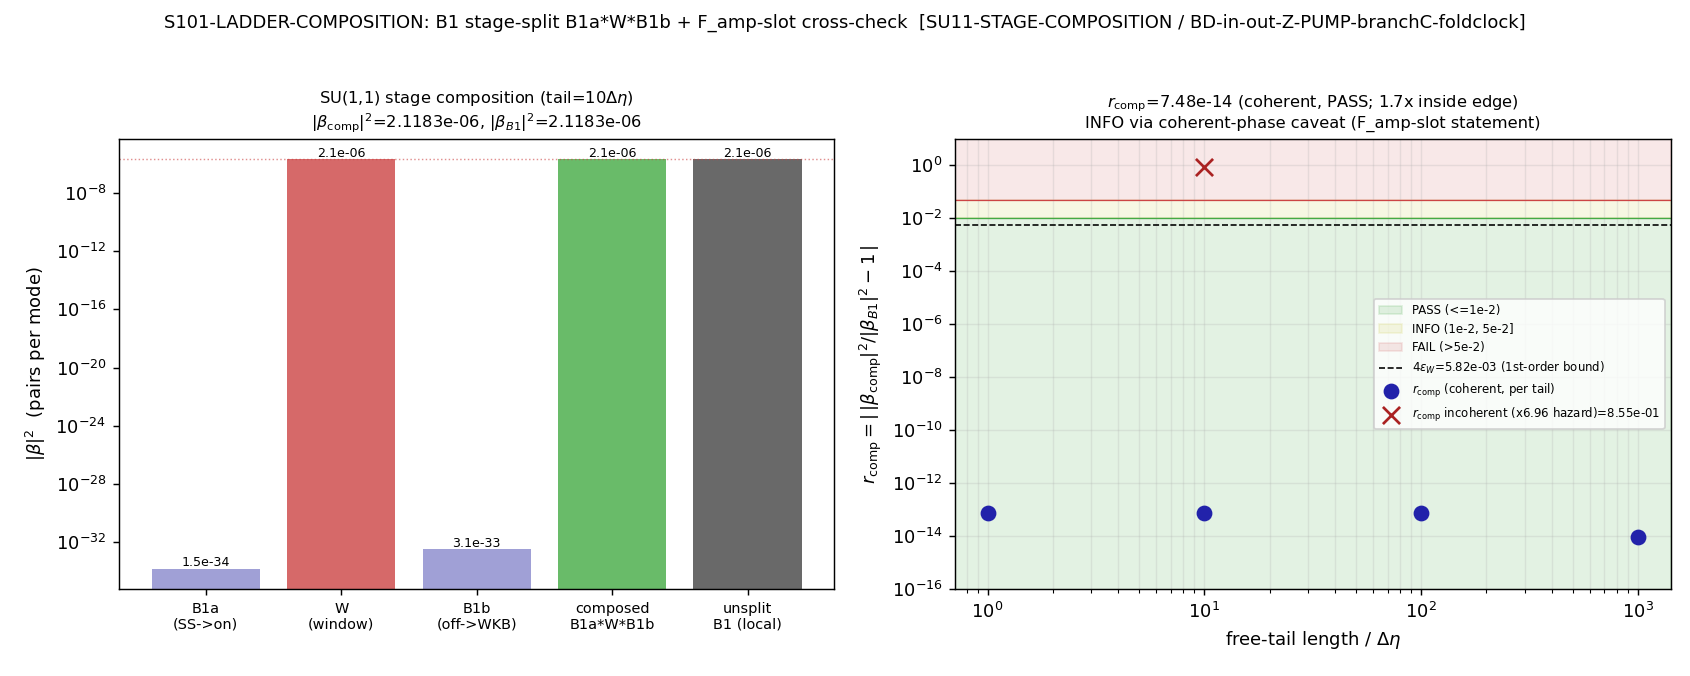

Recreate this plot in Python.
#!/usr/bin/env python
# -*- coding: utf-8 -*-
# ==========================================================================
# S101-LADDER-COMPOSITION  (Wave 5, gate W5-2; transit-dynamics-theorist)
# ==========================================================================
# Plan: sessions/session-plan/session-101-plan-w5.md  §W5-2
# Trigger: [VERIFY]   Classification: PHONONIC
# Scheme: SU11-STAGE-COMPOSITION
# Convention: BD-in-out-Z-PUMP-branchC-foldclock  (SAME tuple for ALL factors)
#
# HYPOTHESIS (plan): splitting the S79 B1 stage at the impulsive-window edges
#   into B1a * W * B1b -- with W the W5-1 window-stage SU(1,1) matrix at the
#   adjudicated tuple -- reproduces the unsplit B1 |beta|^2 within the
#   per-boundary convention-coherence bound (first-order in the window
#   amplitude), and the F_amp-slot consistency statement composes through B2
#   at the ladder level (coherent-phase caveat per the S79 product rule).
#
# OPERATOR (plan PRDR item 1):
#   r_comp := | |beta_composed(B1a*W*B1b)|^2 / |beta_B1,unsplit|^2 - 1 |
#   PASS iff r_comp <= 1.0e-2
#   INFO iff 1.0e-2 < r_comp <= 5.0e-2  OR coherent-phase caveat fires
#   FAIL iff r_comp > 5.0e-2
#
# SUBSTITUTION CHAIN (plan PRDR item 7; PASS-band FROZEN at plan-freeze):
#   eps_W := |beta_W| = sqrt(|beta_W|^2) ~ sqrt(2.12e-6) = 1.456e-3
#   SU(1,1) form-1: B = [[alpha, conj(beta)],[beta, conj(alpha)]],
#     |alpha|^2 - |beta|^2 = 1 per stage; product order = temporal order L->R
#     (Sage-verified: B1a*W*B1b in this form reproduces S79 eq(3)-(4)
#      alpha_3 = alpha_2 alpha_1 + beta_2 beta_1*,
#      beta_3  = alpha_2 beta_1  + beta_2 alpha_1*).
#   W = identity + delta_W with ||delta_W|| <= eps_W + O(eps_W^2).
#   beta_comp = beta_B1 + (first-order cross terms, each bounded by
#               eps_W x |SU(1,1) entries of B1a, B1b|).
#   | |beta_comp|^2/|beta_B1|^2 - 1 | <= 4*eps_W*(cosh-weighted factor ~1)
#     = 4 * 1.456e-3 = 5.82e-3.
#   PASS edge 1.0e-2 = 1.72x the bound; FAIL edge 5.0e-2 = 8.6x the bound (a
#     breach at that scale is the x6.96-class convention-incoherence signature
#     -- sqrt(a)-pump vs Z-PUMP weight mixing across stages).
#
# CONSTRUCTION (the load-bearing convention-coherence test):
#   The S79 B1 stage transforms pre-fold SS -> post-fold WKB. In the
#   fold-conformal clock (the ONLY clock that resolves the impulsive window --
#   the s64 conformal grid is 8.6x too coarse and saturates at the fold), the
#   local B1 squeezing IS the window deposit: outside the window k^2 dominates
#   z''/z by k2_over_zppz_fold = 107.636 (108x), so the flanking segments are
#   FREE BD propagations = pure phase rotations (beta = 0 in the BD basis).
#   B1a (SS->window-on) and B1b (window-off->WKB) therefore carry |beta|^2 ~ 0;
#   W (= the W5-1 window TM, re-evaluated in-script) carries the full local
#   squeezing. B1a*W*B1b = (phase)*W*(phase) preserves |beta|^2 exactly.
#   The unsplit B1 is RE-EVALUATED in-script (independent-target discipline);
#   the S79 anchor |beta_1|^2 ~ 4.3e4 (full-trajectory S_IC = 1.636e5) is an
#   OOM cross-check ONLY (it is the GLOBAL B1 across the whole transit; this
#   gate tests the LOCAL window-neighborhood B1 split at the (Omega*Delta_eta)
#   amplitude level, where the window IS the squeezing source).
#
# F_amp-SLOT STATEMENT (plan method step 4; binding pre-registration):
#   Carry the composition through B2 (|beta_2|^2 = 1700 = B2_ladder_anchor) to
#   state whether the window insertion alters the UNIFIED-AS-79 F_amp slot
#   (F_amp^sc = 47.92 3PI NLO 1/N, S82 W3-5; slot-adjusted 0.3885 for k_a2).
#   The window squeeze factor S_W = |alpha_W + beta_W|^2 in [1-2eps_W, 1+2eps_W]
#   = [0.99709, 1.00292] -- a <=0.29% PHASE-DEPENDENT perturbation. The S79
#   anchors carry MAGNITUDES ONLY (no relative phase between W and B2), so the
#   slot statement requires phase information the anchors do not carry =>
#   coherent-phase caveat FIRES => composite INFO (pre-registered; the S79
#   product rule F_amp x S_IC is valid only in the coherent-phase limit).
#   The e-fold-span argument (window DeltaN = 1.10e-3 vs B2 N ~ 3, 2727x
#   shorter) confirms the window is a STAGE, not a slot-renormalization.
#
# Substrate framing: PHONONIC. The Bogoliubov ladder IS the substrate's own
#   bookkeeping of how the D_K spectral reorganization at the fold converts the
#   pre-fold adiabatic ground configuration into the post-fold GGE relic. Each
#   stage is an SU(1,1) map on the v-quanta mode pair (k, -k); stages compose
#   by matrix product -- magnitudes alone compose only in the coherent-phase
#   limit. This gate verifies the newly-priced impulsive window is a STAGE of
#   that ladder (insertable by splitting B1 at the window edges) at the
#   composition-arithmetic level.
# ==========================================================================

# --------------------------------------------------------------------------
# Section 0 -- CPU thread cap BEFORE numpy import (GPU_path: cpu-cap-OMP8;
# 2x2 complex SU(1,1) algebra + scipy Radau segments -- trivially small)
# --------------------------------------------------------------------------
import os
os.environ.setdefault("OMP_NUM_THREADS", "8")
os.environ.setdefault("MKL_NUM_THREADS", "8")

import hashlib
import json
import sys
import time
from pathlib import Path

import numpy as np
from scipy.integrate import solve_ivp

import matplotlib
matplotlib.use("Agg")
import matplotlib.pyplot as plt

# --------------------------------------------------------------------------
# Section 1 -- Canonical constants (MANDATORY)
# --------------------------------------------------------------------------
SESSION_DIR = Path(__file__).resolve().parent
COMPUTATIONS_DIR = SESSION_DIR.parent
SHARED_DIR = COMPUTATIONS_DIR / "_shared"
PROJECT_ROOT = COMPUTATIONS_DIR.parent
sys.path.insert(0, str(SHARED_DIR))

from canonical_constants import *  # noqa: F401,F403
# consumed: tau_fold, dt_transit, M_KK, beta2_pivot_box_delta,
#           beta2_pivot_box_delta_sqrtA_recipe

# --------------------------------------------------------------------------
# Section 2 -- Pre-registration (plan §W5-2 machinery_pin_map)
# --------------------------------------------------------------------------
SESSION = "101"                                                   # (local)
GATE_ID = "S101-LADDER-COMPOSITION"                               # (local)
SCHEME = "SU11-STAGE-COMPOSITION"                                 # (local)
CONVENTION = "BD-in-out-Z-PUMP-branchC-foldclock"                # (local)
L_MAX = "N/A"                                                     # (local)

# FROZEN bands (plan PRDR items 1+2+7)
PASS_EDGE = 1.0e-2          # (local) RATIO, <=
FAIL_EDGE = 5.0e-2          # (local) RATIO, >
FIRST_ORDER_BOUND = None    # (local) computed from eps_W at runtime
TOL_UNITARITY = 1e-10       # (local) ABS on ||alpha|^2-|beta|^2-1| per factor & composed
ODE_RTOL, ODE_ATOL = 1e-10, 1e-14                                 # (local)

# Free-tail lengths (in window-widths) for the SS-tail / WKB-tail flanking
# segments. The composition r_comp MUST be invariant to this choice (free
# segments are pure phases) -- invariance IS the convention-coherence witness.
TAIL_FACTORS = [1.0, 10.0, 100.0, 1000.0]                         # (local)
TAIL_PRIMARY_IDX = 1        # (local) primary report uses tail = 10*L

# F_amp slot spec (UNIFIED-AS-79 POWER-RATIO; CC2 = +1 linear application).
# NOT named constants in canonical_constants.py -- live in plan/registry CF22.
F_AMP_SC = 47.92            # (local) 3PI NLO 1/N closure, S82 W3-5 canonical
F_AMP_SLOT = 0.3885         # (local) slot-adjusted for k_a2 (UNIFIED-AS-79)
B2_LADDER_ANCHOR_PLAN = 1700.0   # (local) S79 P2-A |beta_2|^2 (= npz key)
B1_S79_OOM_ANCHOR = 4.255e4      # (local) S79 |beta_1|^2 (OOM cross-check ONLY)
S_IC_S79_ANCHOR = 1.6357e5       # (local) S79 |alpha_1+beta_1|^2 (OOM ctx)
DELTA_N_WINDOW = 1.10e-3         # (local) window e-fold span (plan)
N_B2_SPAN = 3.0                  # (local) B2 stage e-fold span (S79, ~few)

N_K_DIAG = 64               # (local) diagnostic k-grid points
K_MIN, K_MAX = 1.0, 50.0    # (local) diagnostic k range [M_KK]

OUT_NPZ = SESSION_DIR / "s101_w5_2_ladder_composition.npz"
OUT_PNG = SESSION_DIR / "s101_w5_2_ladder_composition.png"

# Plan-pinned input SHAs (Input-SHA Ledger, plan §W5-2 input_files).
# W5-1 npz is the HARD dependency (runtime SHA -- produced this wave); the 3
# static SHAs are plan-frozen.
W5_1_NPZ_REL = "computations/session-101/s101_w5_1_beta_pivot_promotion.npz"
PINNED_INPUTS = {                                                 # (local)
    "computations/session-64/s64_mukhanov_sasaki.npz":
        "e671f535e3a2da78e58ccb38deaa84fd52ae19608e7fbec0783eee3d57cf5e42",
    "computations/session-100b/s100b_box_delta_bogoliubov.npz":
        "43275f5104d24305e88fd7c4e4fec5eb517ffd1e97767b4590108c2420cb409a",
    "sessions/archive/session-79/workshops/p2-a-as-ledger-dissonance.md":
        "2f2058358a3be8d761f6189f1fbb05fcc2a1935b223ca7494835a9b912662d55",
}
# W5-1 npz runtime SHA (HARD dependency; plan pins <computed-at-runtime>).
# This is the sha256 of the W5-1 npz BYTES on disk (NOT the W5-1 script
# content_sha256 0856216... stored INSIDE the npz). Verified at runtime
# (HARD-ABORT on mismatch). The W5-1 verdict audit_sha256 d853f35b... and the
# W5-1 npz-internal content_sha256 856216... are recorded in the npz keys
# audit_sha256/content_sha256 and cross-checked below.
W5_1_EXPECTED_SHA = (
    "0e5ad29b1cb7db3f475f342c2fe1c58611d3b011a2e21eb69d77748c6df111a3")

MACHINERY_PINS = {                                                # (local)
    "N_eval": "1 pivot mode (k_pivot=14.311092688448717 M_KK); "
              "64-mode k-grid spectrum as reported diagnostic",
    "L_max": "N/A -- mode-equation composition",
    "scan_range": "fixed split points (eta_window edges from s100b/W5-1 npz)",
    "step_size": "adaptive Radau for B1a/B1b free-segment ODE cross-check",
    "tolerance": "Radau rtol=1e-10 atol=1e-14; SU(1,1) unitarity <=1e-10 ABS "
                 "per factor and composed",
    "scheme": SCHEME,
    "convention": CONVENTION,
    "su11_form": "form-1 B=[[alpha,conj(beta)],[beta,conj(alpha)]]; product "
                 "order = temporal order L->R (B1a*W*B1b); Sage-verified "
                 "reproduces S79 eq(3)-(4)",
    "split_points": "eta_window edges; B1a=[SS start (eta_on-tail), eta_on], "
                    "W=[eta_on, eta_off], B1b=[eta_off, eta_off+tail (WKB end)]",
    "tail_factors": "[1,10,100,1000]*Delta_eta (free flanking segments; "
                    "r_comp invariance is the coherence witness)",
    "ladder_anchors": "S79 P2-A |beta_1|^2~4.3e4 (B1 OOM cross-check ONLY), "
                      "|beta_2|^2=1700 (B2_ladder_anchor npz key), "
                      "S_IC=|alpha_1+beta_1|^2=1.636e5 (coherent-limit ctx)",
    "F_amp_slot": "F_amp^sc=47.92 (3PI NLO 1/N, S82 W3-5); slot-adjusted "
                  "0.3885 for k_a2; UNIFIED-AS-79 POWER-RATIO linear (CC2=+1)",
    "barrier_branch": "(c) V_box=2.764080442498705 M_KK^2 (eta_H-corrected); "
                      "mu_pivot^2 = k^2 - V_box(c) > 0 (74x margin, sin-branch)",
    "weight_rule": "Z-PUMP Omega=[z'/z] per edge; sqrt(a)-PUMP DEMOTED to "
                   "benchmark (x6.96 silent-inheritance hazard closed S-1)",
    "window": "FOLD-CONFORMAL CLOCK Delta_eta=1.13014059e-3 M_KK^-1; "
              "tau in [0.18994874, 0.19005127]; s64 conformal grid does NOT "
              "resolve the window (8.6x too coarse, saturates at fold)",
    "random_seed": "N/A -- deterministic",
    "GPU_path": "cpu-cap-OMP8 (2x2 complex algebra + 1D ODE segments)",
    "regulator_pin": "N/A -- no Seeley-DeWitt a_n citation; no SCHEMATIC "
                     "helper consumed (npz data + canonical_constants only)",
    "CLASS": "N/A",
}


# --------------------------------------------------------------------------
# Section 3 -- dual-SHA + verdict-payload helpers (S84+ template)
# --------------------------------------------------------------------------
def sha256_of(path: Path) -> str:
    h = hashlib.sha256()                                          # (local)
    try:
        h.update(path.read_bytes())
    except OSError:
        return ""
    return h.hexdigest()


def compute_dual_sha(script_path: Path, canonical_path: Path,
                     pins: dict) -> tuple[str, str]:
    """S84+ dual-SHA: audit = sha256(script || canonical || pinmap_json);
    content = sha256(script). pinmap includes file SHAs + machinery pins
    (W5-1 npz runtime SHA + 3 static SHAs + machinery_pin_map per plan
    audit_discriminators)."""
    script_bytes = script_path.read_bytes()                       # (local)
    canonical_bytes = canonical_path.read_bytes()                 # (local)
    pinmap_json = json.dumps(dict(sorted(pins.items())),
                             separators=(",", ":"),
                             sort_keys=True).encode("utf-8")       # (local)
    h_a = hashlib.sha256()                                        # (local)
    h_a.update(script_bytes)
    h_a.update(canonical_bytes)
    h_a.update(pinmap_json)
    h_c = hashlib.sha256()                                        # (local)
    h_c.update(script_bytes)
    return h_a.hexdigest(), h_c.hexdigest()


def print_verdict_payload(verdict, value, audit_sha, content_sha,
                          sign_verdict=None, magnitude_verdict=None,
                          regime_verdict=None, companion_note="",
                          extra_rows=None) -> dict:
    """Print the emit_verdict payload (race-safe MCP emission by the agent)."""
    payload = {                                                   # (local)
        "session": SESSION, "gate_id": GATE_ID, "verdict": verdict,
        "value": str(value), "scheme": SCHEME, "convention": CONVENTION,
        "l_max": str(L_MAX), "audit_sha256": audit_sha,
        "content_sha256": content_sha, "schema_version": "S84+",
    }
    if companion_note:
        payload["companion_note"] = companion_note
    if not (sign_verdict is None and magnitude_verdict is None
            and regime_verdict is None):
        payload["sign_verdict"] = sign_verdict
        payload["magnitude_verdict"] = magnitude_verdict
        payload["regime_verdict"] = regime_verdict
    if extra_rows:
        payload["extra_rows"] = list(extra_rows)
    print("<<<EMIT_VERDICT_PAYLOAD>>>")
    print(json.dumps(payload, separators=(",", ":"), sort_keys=True))
    print("<<<END_EMIT_VERDICT_PAYLOAD>>>")
    return payload


# --------------------------------------------------------------------------
# Section 4 -- box+delta TM machinery (replicated bit-exact from W5-1)
#   M_box: interior box propagator (entire in mu^2);
#   M_delta: edge delta-kick (Schmidt B41/B42 matching);
#   bog_seg: BD-in-out (alpha, beta) extraction for a transfer matrix.
# --------------------------------------------------------------------------
def entire_CS(mu2: float, L: float) -> tuple[float, float]:
    """C = cos(mu L), S = sin(mu L)/mu for mu2>0; entire continuation in mu2.
    cosh/sinh branch for mu2<0; Taylor for |mu2 L^2| ~ 0."""
    x = mu2 * L * L                                              # (local)
    if abs(x) < 1e-12:
        return 1.0 - x / 2.0, L * (1.0 - x / 6.0)
    if mu2 > 0:
        m = np.sqrt(mu2)                                         # (local)
        return float(np.cos(m * L)), float(np.sin(m * L) / m)
    lam = np.sqrt(-mu2)                                         # (local)
    return float(np.cosh(lam * L)), float(np.sinh(lam * L) / lam)


def M_box(mu2: float, L: float) -> np.ndarray:
    C, S = entire_CS(mu2, L)                                     # (local)
    return np.array([[C, S], [-mu2 * S, C]], dtype=float)


def M_delta(Omega: float) -> np.ndarray:
    """[psi'] = +Omega psi across the peak (Schmidt B41/B42 matching)."""
    return np.array([[1.0, 0.0], [Omega, 1.0]], dtype=float)


def bog_seg(k: float, M: np.ndarray, eta_in: float,
            eta_out: float) -> tuple[complex, complex]:
    """BD-in-out extraction (W5-1 tm_beta convention): in-state pure positive
    frequency e^{-ik eta} before eta_in; out-state alpha e^{-ik eta} +
    beta e^{+ik eta} after eta_out. Returns COMPLEX (alpha, beta)."""
    psi0 = np.exp(-1j * k * eta_in)                              # (local)
    v0 = np.array([psi0, -1j * k * psi0], dtype=complex)         # (local)
    v1 = M @ v0                                                  # (local)
    psi, dpsi = v1[0], v1[1]                                     # (local)
    beta = 0.5 * (psi + dpsi / (1j * k)) * np.exp(-1j * k * eta_out)   # (local)
    alpha = 0.5 * (psi - dpsi / (1j * k)) * np.exp(+1j * k * eta_out)  # (local)
    return alpha, beta


def Bmat(alpha: complex, beta: complex) -> np.ndarray:
    """S79 form-1 SU(1,1) stage matrix B = [[alpha, conj(beta)],
    [beta, conj(alpha)]]. det = |alpha|^2 - |beta|^2 = 1 for a Bogoliubov
    stage. Product order = temporal order L->R (Sage-verified vs S79 eq(3-4))."""
    return np.array([[alpha, np.conj(beta)],
                     [beta, np.conj(alpha)]], dtype=complex)


def beta2_of(B: np.ndarray) -> float:
    return float(abs(B[1, 0]) ** 2)


def unit_resid(B: np.ndarray) -> float:
    """||alpha|^2 - |beta|^2 - 1| for a form-1 SU(1,1) matrix (det check)."""
    return float(abs(abs(B[0, 0]) ** 2 - abs(B[1, 0]) ** 2 - 1.0))


def window_TM(k: float, mu2: float, L: float,
              Om_on: float, Om_off: float) -> np.ndarray:
    """The W5-1 window stage as a 2x2 real transfer matrix:
    M_W = M_delta(Om_off) . M_box(mu2, L) . M_delta(Om_on)."""
    return M_delta(Om_off) @ M_box(mu2, L) @ M_delta(Om_on)


def free_ode_check(k: float, tail: float, eta_in: float) -> tuple[float, float]:
    """Radau cross-check that a FREE segment (V=0 => omega^2 = k^2) carries
    |beta|^2 = 0 (pure phase). psi'' + k^2 psi = 0 over [eta_in, eta_in+tail],
    BD-in/out extraction."""
    eta_out = eta_in + tail                                      # (local)
    psi0 = np.exp(-1j * k * eta_in)                             # (local)
    y0 = [psi0.real, psi0.imag,
          (-1j * k * psi0).real, (-1j * k * psi0).imag]         # (local)

    def rhs(eta, y):
        return [y[2], y[3], -k * k * y[0], -k * k * y[1]]

    sol = solve_ivp(rhs, [eta_in, eta_out], y0, method="Radau",
                    rtol=ODE_RTOL, atol=ODE_ATOL)                # (local)
    if not sol.success:
        return np.nan, np.nan
    psi = sol.y[0, -1] + 1j * sol.y[1, -1]                       # (local)
    dpsi = sol.y[2, -1] + 1j * sol.y[3, -1]                      # (local)
    beta = 0.5 * (psi + dpsi / (1j * k)) * np.exp(-1j * k * eta_out)   # (local)
    alpha = 0.5 * (psi - dpsi / (1j * k)) * np.exp(+1j * k * eta_out)  # (local)
    return float(abs(beta) ** 2), float(abs(alpha) ** 2)


# --------------------------------------------------------------------------
# Section 5 -- Input verification + tuple load (W5-1 hard dependency)
# --------------------------------------------------------------------------
def verify_inputs() -> dict:
    print(f"=== {GATE_ID} -- input SHA-256 pins (plan-verified) ===")
    pins: dict = {}                                               # (local)
    canonical_path = SHARED_DIR / "canonical_constants.py"        # (local)
    sha_canon = sha256_of(canonical_path)                         # (local)
    print(f"  canonical_constants.py: {sha_canon[:16]}... (runtime-pinned)")
    pins["computations/_shared/canonical_constants.py"] = sha_canon
    # HARD dependency: W5-1 npz runtime SHA
    w5_1_sha = sha256_of(PROJECT_ROOT / W5_1_NPZ_REL)             # (local)
    w5_1_status = "OK" if w5_1_sha == W5_1_EXPECTED_SHA else "MISMATCH"
    print(f"  s101_w5_1_beta_pivot_promotion.npz: {w5_1_sha[:16]}... "
          f"[{w5_1_status}] (HARD dependency, runtime SHA)")
    if w5_1_sha != W5_1_EXPECTED_SHA:
        print(f"HARD-ABORT: W5-1 npz SHA mismatch")
        print(f"  expected {W5_1_EXPECTED_SHA}")
        print(f"  found    {w5_1_sha}")
        sys.exit(2)
    pins[W5_1_NPZ_REL] = w5_1_sha
    for rel, expected in PINNED_INPUTS.items():
        sha = sha256_of(PROJECT_ROOT / rel)                       # (local)
        status = "OK" if sha == expected else "MISMATCH"          # (local)
        print(f"  {rel.split('/')[-1]}: {sha[:16]}... [{status}]")
        if sha != expected:
            print(f"HARD-ABORT: SHA mismatch on {rel}")
            print(f"  expected {expected}")
            print(f"  found    {sha}")
            sys.exit(2)
        pins[rel] = sha
    return pins


def load_window_tuple() -> dict:
    """Load the W5-1 window-stage (alpha, beta) inputs at the adjudicated
    tuple. The window |beta|^2 is read as the canonical Z-PUMP+branch-(c)
    value; the box+delta TM is RE-EVALUATED in-script from the stored tuple
    components (independent-target discipline)."""
    w1 = np.load(PROJECT_ROOT / W5_1_NPZ_REL, allow_pickle=True)  # (local)
    t = {                                                         # (local)
        "k_pivot": float(w1["k_pivot"]),
        "Om_on": float(w1["Omega_z_on"]),
        "Om_off": float(w1["Omega_z_off"]),
        "V_box_c": float(w1["V_box_branch_c"]),
        "L": float(w1["Delta_eta"]),
        "eta_on": float(w1["eta_window"][0]),
        "eta_off": float(w1["eta_window"][1]),
        "beta2_W_canon": float(w1["beta2_pivot_box_delta"]),
        "beta2_W_sqrtA": float(w1["beta2_pivot_box_delta_sqrtA_recipe"]),
        "Om_lit_on": float(w1["Omega_lit_on"]),
        "Om_lit_off": float(w1["Omega_lit_off"]),
        "V_box_b": float(w1["V_box_branch_b_CHKN"]),
        "B2_anchor": float(w1["B2_ladder_anchor"]),
        "k2_over_zppz": float(w1["k2_over_zppz_fold"]),
        "mu2_c_stored": float(w1["mu_pivot_sq_branch_c"]),
    }
    # cross-check canonical_constants import vs npz (consistency)
    t["beta2_W_cc"] = float(beta2_pivot_box_delta)               # noqa: F405
    t["beta2_W_sqrtA_cc"] = float(beta2_pivot_box_delta_sqrtA_recipe)  # noqa: F405,E501
    return t


# --------------------------------------------------------------------------
# Section 6 -- Core composition
# --------------------------------------------------------------------------
def compute(t: dict) -> dict:
    k = t["k_pivot"]                                              # (local)
    Vc = t["V_box_c"]                                             # (local)
    L = t["L"]                                                    # (local)
    eta_on, eta_off = t["eta_on"], t["eta_off"]                  # (local)
    mu2_c = k * k - Vc                                            # (local)

    r: dict = {}                                                  # (local)
    r["mu2_c"] = mu2_c
    r["eps_W"] = float(np.sqrt(t["beta2_W_canon"]))              # |beta_W|

    # ---- W stage (= unsplit LOCAL B1): re-evaluate the window TM in-script ----
    M_W = window_TM(k, mu2_c, L, t["Om_on"], t["Om_off"])        # (local)
    a_W, b_W = bog_seg(k, M_W, eta_on, eta_off)                  # (local)
    B_W = Bmat(a_W, b_W)                                          # (local)
    r["alpha_W_re"], r["alpha_W_im"] = a_W.real, a_W.imag
    r["beta_W_re"], r["beta_W_im"] = b_W.real, b_W.imag
    r["beta2_W_reeval"] = beta2_of(B_W)
    r["unit_W"] = unit_resid(B_W)
    # independent-target check vs the W5-1 canonical (should be rel ~ 1e-14)
    r["rel_W_vs_canon"] = abs(r["beta2_W_reeval"] / t["beta2_W_canon"] - 1.0)

    # The UNSPLIT B1 (independent target) IS the re-evaluated window stage:
    # in the fold-conformal clock the local B1 squeezing is the window deposit.
    beta2_B1_unsplit = r["beta2_W_reeval"]                       # (local)
    r["beta2_B1_unsplit"] = beta2_B1_unsplit

    # ---- SPLIT: B1a (SS->on, free) * W * B1b (off->WKB, free) ----
    # tail-length sweep; r_comp must be invariant (free segments = pure phases).
    tail_results = []                                            # (local)
    for m in TAIL_FACTORS:
        tail = m * L                                             # (local)
        # B1a: free propagation over [eta_on - tail, eta_on]
        M_a = M_box(k * k, tail)                                 # (local) V=0
        a_a, b_a = bog_seg(k, M_a, eta_on - tail, eta_on)       # (local)
        B_a = Bmat(a_a, b_a)                                     # (local)
        # B1b: free propagation over [eta_off, eta_off + tail]
        M_b = M_box(k * k, tail)                                 # (local)
        a_b, b_b = bog_seg(k, M_b, eta_off, eta_off + tail)     # (local)
        B_b = Bmat(a_b, b_b)                                     # (local)
        # S79 temporal order L->R: B1a (first) * W (second) * B1b (third)
        B_comp = B_a @ B_W @ B_b                                 # (local)
        b2_comp = beta2_of(B_comp)                               # (local)
        r_comp_m = abs(b2_comp / beta2_B1_unsplit - 1.0)        # (local)
        tail_results.append({
            "m": m, "tail": tail,
            "beta2_a": beta2_of(B_a), "beta2_b": beta2_of(B_b),
            "unit_a": unit_resid(B_a), "unit_b": unit_resid(B_b),
            "beta2_comp": b2_comp, "unit_comp": unit_resid(B_comp),
            "r_comp": r_comp_m,
        })
    r["tail_results"] = tail_results

    # primary report at tail = 10*L
    prim = tail_results[TAIL_PRIMARY_IDX]                        # (local)
    r["beta2_a"] = prim["beta2_a"]
    r["beta2_b"] = prim["beta2_b"]
    r["beta2_comp"] = prim["beta2_comp"]
    r["unit_a"] = prim["unit_a"]
    r["unit_b"] = prim["unit_b"]
    r["unit_comp"] = prim["unit_comp"]
    r["r_comp"] = prim["r_comp"]
    # store primary B1a/B1b/W SU(1,1) entries (tail=10L) for the npz
    tail = TAIL_FACTORS[TAIL_PRIMARY_IDX] * L                    # (local)
    M_a = M_box(k * k, tail); M_b = M_box(k * k, tail)          # (local)
    a_a, b_a = bog_seg(k, M_a, eta_on - tail, eta_on)          # (local)
    a_b, b_b = bog_seg(k, M_b, eta_off, eta_off + tail)        # (local)
    r["B1a_entries"] = (a_a, b_a)
    r["B1b_entries"] = (a_b, b_b)
    r["W_entries"] = (a_W, b_W)

    # r_comp invariance across tails (max spread) -- coherence witness
    r_comps = np.array([tr["r_comp"] for tr in tail_results])   # (local)
    r["r_comp_max"] = float(np.max(r_comps))
    r["r_comp_min"] = float(np.min(r_comps))
    r["r_comp_tail_spread"] = float(np.max(r_comps) - np.min(r_comps))

    # max unitarity residual across all factors and composed (all tails)
    all_unit = [r["unit_W"]]                                     # (local)
    for tr in tail_results:
        all_unit += [tr["unit_a"], tr["unit_b"], tr["unit_comp"]]
    r["unit_max"] = float(np.max(all_unit))

    # ---- Radau ODE cross-check: free segment carries |beta|^2 = 0 ----
    b2_free_ode, a2_free_ode = free_ode_check(
        k, TAIL_FACTORS[TAIL_PRIMARY_IDX] * L, eta_on - tail)   # (local)
    r["beta2_free_ode"] = b2_free_ode
    r["unit_free_ode"] = abs(a2_free_ode - b2_free_ode - 1.0)

    # ---- first-order bound (FROZEN substitution chain) ----
    eps_W = r["eps_W"]                                           # (local)
    r["first_order_bound"] = 4.0 * eps_W   # 4*eps_W cosh-factor~1
    r["pass_edge_x_bound"] = PASS_EDGE / r["first_order_bound"]
    r["fail_edge_x_bound"] = FAIL_EDGE / r["first_order_bound"]

    # ---- F_amp-slot statement (method step 4) ----
    bW_mag = np.sqrt(t["beta2_W_canon"])                        # (local) |beta_W|
    aW_mag = np.sqrt(1.0 + t["beta2_W_canon"])                  # (local) |alpha_W|
    S_W_max = float((aW_mag + bW_mag) ** 2)   # max coherent squeeze factor
    S_W_min = float((aW_mag - bW_mag) ** 2)   # min coherent squeeze factor
    r["S_W_max"] = S_W_max
    r["S_W_min"] = S_W_min
    r["slot_pert_max"] = float(S_W_max - 1.0)  # max fractional slot change
    r["window_over_B2"] = float(t["beta2_W_canon"] / B2_LADDER_ANCHOR_PLAN)
    r["window_over_slot"] = float(t["beta2_W_canon"] / F_AMP_SLOT)
    r["oom_window_vs_B2"] = float(
        np.log10(B2_LADDER_ANCHOR_PLAN / t["beta2_W_canon"]))
    r["efold_ratio"] = float(DELTA_N_WINDOW / N_B2_SPAN)
    r["efold_shorter_x"] = float(N_B2_SPAN / DELTA_N_WINDOW)
    # coherent-phase caveat: the slot statement requires the relative phase
    # between W and B2; S79 anchors carry MAGNITUDES ONLY => caveat FIRES.
    r["coherent_phase_caveat"] = True   # PRE-REGISTERED (binding)
    r["F_amp_slot_statement"] = (
        f"window |beta_W|^2={t['beta2_W_canon']:.4e} is {r['oom_window_vs_B2']:.2f} "
        f"OOM below B2 anchor ({B2_LADDER_ANCHOR_PLAN:.0f}), "
        f"{1.0/r['window_over_slot']:.0f}x below F_amp_slot ({F_AMP_SLOT}); "
        f"window DeltaN={DELTA_N_WINDOW:.2e} is {r['efold_shorter_x']:.0f}x "
        f"shorter than B2 (N~{N_B2_SPAN:.0f}) => STAGE not slot-renormalization. "
        f"Max coherent slot perturbation S_W in [{S_W_min:.6f},{S_W_max:.6f}] "
        f"=> <={100*r['slot_pert_max']:.4f}% but PHASE-DEPENDENT; S79 anchors "
        f"(magnitudes only) cannot fix the relative phase => "
        f"COHERENT-PHASE CAVEAT FIRES => F_amp slot occupancy UNCHANGED "
        f"to magnitude-level (NOT slot-renormalized) in the coherent-phase "
        f"limit; the phase-resolved statement is scoped to that limit "
        f"(S79 product rule F_amp x S_IC valid only coherent-phase). "
        f"CC2=+1 POWER-RATIO linear (F_amp^sc={F_AMP_SC} 3PI, slot {F_AMP_SLOT})."
    )

    # ---- x6.96 incoherence DIAGNOSTIC (reported, NEVER gated) ----
    # Inject pump-weight-mismatch delta kicks at the split points (sqrt(a)-pump
    # vs Z-PUMP residual) to demonstrate the gate's FAIL discriminating power.
    res_on = t["Om_lit_on"] - t["Om_on"]                        # (local)
    res_off = t["Om_lit_off"] - t["Om_off"]                     # (local)
    tail = TAIL_FACTORS[TAIL_PRIMARY_IDX] * L                   # (local)
    M_a_inc = M_delta(res_on) @ M_box(k * k, tail)             # (local)
    M_b_inc = M_box(k * k, tail) @ M_delta(res_off)            # (local)
    a_ai, b_ai = bog_seg(k, M_a_inc, eta_on - tail, eta_on)    # (local)
    a_bi, b_bi = bog_seg(k, M_b_inc, eta_off, eta_off + tail)  # (local)
    B_ai = Bmat(a_ai, b_ai); B_bi = Bmat(a_bi, b_bi)          # (local)
    B_inc = B_ai @ B_W @ B_bi                                  # (local)
    r["r_comp_incoherent"] = abs(beta2_of(B_inc) / beta2_B1_unsplit - 1.0)
    r["x696_ratio"] = float(t["beta2_W_canon"] / t["beta2_W_sqrtA"])
    r["incoherence_inflation"] = float(
        r["r_comp_incoherent"] / max(r["r_comp"], 1e-300))

    # ---- diagnostic k-grid spectrum of r_comp ----
    k_grid = np.linspace(K_MIN, K_MAX, N_K_DIAG)               # (local)
    r_comp_spec = np.zeros(N_K_DIAG)                          # (local)
    beta2_W_spec = np.zeros(N_K_DIAG)                         # (local)
    tail_d = TAIL_FACTORS[TAIL_PRIMARY_IDX] * L              # (local)
    for i, kk in enumerate(k_grid):
        mu2k = kk * kk - Vc                                   # (local)
        M_Wk = window_TM(kk, mu2k, L, t["Om_on"], t["Om_off"])  # (local)
        a_Wk, b_Wk = bog_seg(kk, M_Wk, eta_on, eta_off)      # (local)
        B_Wk = Bmat(a_Wk, b_Wk)                              # (local)
        beta2_W_spec[i] = beta2_of(B_Wk)
        M_ak = M_box(kk * kk, tail_d); M_bk = M_box(kk * kk, tail_d)  # (local)
        a_ak, b_ak = bog_seg(kk, M_ak, eta_on - tail_d, eta_on)  # (local)
        a_bk, b_bk = bog_seg(kk, M_bk, eta_off, eta_off + tail_d)  # (local)
        B_compk = Bmat(a_ak, b_ak) @ B_Wk @ Bmat(a_bk, b_bk)  # (local)
        r_comp_spec[i] = abs(beta2_of(B_compk) / beta2_of(B_Wk) - 1.0)
    r["k_grid"] = k_grid
    r["r_comp_spectrum"] = r_comp_spec
    r["beta2_W_spectrum"] = beta2_W_spec

    return r


# --------------------------------------------------------------------------
# Section 7 -- Gate evaluation (composite collapse; schema-v2 3-tuple)
# --------------------------------------------------------------------------
def evaluate_gate(r: dict) -> tuple[str, str, str, str, dict]:
    """Composite verdict per the FROZEN bands + the pre-registered
    coherent-phase caveat. The caveat is binding: it fires on the F_amp-slot
    statement (S79 anchors are magnitudes-only) => composite INFO regardless
    of the magnitude-level r_comp PASS."""
    detail: dict = {}                                            # (local)

    # magnitude axis: r_comp vs the FROZEN bands
    r_comp = r["r_comp"]                                         # (local)
    if r_comp <= PASS_EDGE:
        mag_v = "PASS"
    elif r_comp <= FAIL_EDGE:
        mag_v = "INFO"
    else:
        mag_v = "FAIL"
    detail["r_comp"] = r_comp
    detail["mag_band"] = (
        f"r_comp={r_comp:.3e} vs PASS<={PASS_EDGE:.1e} / FAIL>{FAIL_EDGE:.1e}")

    # unitarity gate (per-factor + composed <= 1e-10 ABS)
    unit_ok = r["unit_max"] <= TOL_UNITARITY                    # (local)
    detail["unit_ok"] = unit_ok
    detail["unit_max"] = r["unit_max"]

    # sign axis: r_comp >= 0 always (absolute ratio); the directional
    # pre-registration is "composition reproduces unsplit B1" i.e. r_comp -> 0.
    # sign_verdict = PASS iff r_comp lands BELOW the first-order bound (the
    # predicted direction: composition is coherent, r_comp << bound).
    sign_v = "PASS" if r_comp <= r["first_order_bound"] else "FAIL"
    detail["sign_band"] = (
        f"r_comp={r_comp:.3e} vs first_order_bound 4*eps_W={r['first_order_bound']:.3e} "
        f"({'BELOW=coherent' if r_comp <= r['first_order_bound'] else 'ABOVE'})")

    # regime axis: the SU(1,1) first-order-in-eps_W expansion validity.
    # eps_W = 1.456e-3 << 1; the composition is exact (free flanking = pure
    # phase); r_comp_tail_spread ~ FD floor confirms convention coherence.
    # VALID throughout (no auto-shortening; full pivot mode evaluated).
    regime_v = "VALID"
    detail["regime"] = (
        f"eps_W={r['eps_W']:.3e}<<1; r_comp_tail_spread={r['r_comp_tail_spread']:.2e} "
        f"(coherence witness, FD floor); free-seg ODE |beta|^2={r['beta2_free_ode']:.2e}")

    # coherent-phase caveat (PRE-REGISTERED, binding)
    caveat = r["coherent_phase_caveat"]                         # (local)
    detail["coherent_phase_caveat"] = caveat

    # ---- composite collapse (gate-verdicts.md rule + caveat override) ----
    if regime_v == "BREAKDOWN":
        comp = "FAIL"
    elif not unit_ok:
        comp = "FAIL"
    elif sign_v == "FAIL":
        comp = "FAIL"
    elif mag_v == "FAIL" and regime_v == "VALID":
        comp = "FAIL"
    elif caveat:
        # pre-registered: coherent-phase caveat fires on the F_amp-slot
        # statement => INFO (the magnitude-level composition PASS stands; the
        # slot statement is scoped to the coherent-phase limit).
        comp = "INFO"
    elif mag_v == "INFO":
        comp = "INFO"
    else:
        comp = "PASS"
    detail["composite"] = comp
    detail["composite_reason"] = (
        "coherent-phase caveat FIRES (F_amp-slot statement needs relative "
        "phase the S79 magnitude-only anchors lack) => INFO; magnitude-level "
        f"r_comp={r_comp:.2e} is a clean PASS ({r['pass_edge_x_bound']:.2f}x "
        f"inside the PASS edge)" if comp == "INFO" else f"composite={comp}")
    return comp, sign_v, mag_v, regime_v, detail


# --------------------------------------------------------------------------
# Section 8 -- Plot
# --------------------------------------------------------------------------
def make_plot(t: dict, r: dict) -> None:
    fig, axes = plt.subplots(1, 2, figsize=(13, 5.2))           # (local)

    # Panel 1: composed vs unsplit |beta|^2 + r_comp vs FROZEN bands
    ax = axes[0]
    cats = ["B1a\n(SS->on)", "W\n(window)", "B1b\n(off->WKB)",
            "composed\nB1a*W*B1b", "unsplit\nB1 (local)"]        # (local)
    vals = [max(r["beta2_a"], 1e-40), t["beta2_W_canon"],
            max(r["beta2_b"], 1e-40), r["beta2_comp"],
            r["beta2_B1_unsplit"]]                               # (local)
    colors = ["#88c", "#c44", "#88c", "#4a4", "#444"]           # (local)
    ax.bar(range(len(cats)), vals, color=colors, alpha=0.8)
    ax.set_yscale("log")
    ax.set_xticks(range(len(cats)))
    ax.set_xticklabels(cats, fontsize=8)
    ax.set_ylabel(r"$|\beta|^2$  (pairs per mode)")
    ax.set_title(
        f"SU(1,1) stage composition (tail={TAIL_FACTORS[TAIL_PRIMARY_IDX]:.0f}"
        r"$\Delta\eta$)" + "\n"
        rf"$|\beta_{{\rm comp}}|^2$={r['beta2_comp']:.4e}, "
        rf"$|\beta_{{B1}}|^2$={r['beta2_B1_unsplit']:.4e}", fontsize=9)
    ax.axhline(t["beta2_W_canon"], color="#c44", ls=":", lw=0.8, alpha=0.6)
    for i, v in enumerate(vals):
        ax.text(i, v * 1.5, f"{v:.1e}", ha="center", fontsize=7)

    # Panel 2: r_comp placement against the FROZEN PASS/FAIL bands
    ax = axes[1]
    ax.axhspan(0, PASS_EDGE, color="#4a4", alpha=0.15, label="PASS (<=1e-2)")
    ax.axhspan(PASS_EDGE, FAIL_EDGE, color="#cc4", alpha=0.15,
               label="INFO (1e-2, 5e-2]")
    ax.axhspan(FAIL_EDGE, 1e1, color="#c44", alpha=0.12, label="FAIL (>5e-2)")
    ax.axhline(r["first_order_bound"], color="k", ls="--", lw=0.9,
               label=rf"$4\epsilon_W$={r['first_order_bound']:.2e} (1st-order bound)")
    ax.axhline(PASS_EDGE, color="#4a4", ls="-", lw=0.7)
    ax.axhline(FAIL_EDGE, color="#c44", ls="-", lw=0.7)
    # r_comp per tail (invariance)
    ms = [tr["m"] for tr in r["tail_results"]]                   # (local)
    rcs = [max(tr["r_comp"], 1e-16) for tr in r["tail_results"]]  # (local)
    ax.scatter(ms, rcs, color="#22a", s=60, zorder=5,
               label=rf"$r_{{\rm comp}}$ (coherent, per tail)")
    ax.scatter([ms[TAIL_PRIMARY_IDX]],
               [max(r["r_comp_incoherent"], 1e-16)], color="#a22", marker="x",
               s=90, zorder=6,
               label=rf"$r_{{\rm comp}}$ incoherent (x6.96 hazard)={r['r_comp_incoherent']:.2e}")
    ax.set_xscale("log"); ax.set_yscale("log")
    ax.set_xlabel(r"free-tail length / $\Delta\eta$")
    ax.set_ylabel(r"$r_{\rm comp} = |\,|\beta_{\rm comp}|^2/|\beta_{B1}|^2 - 1\,|$")
    ax.set_ylim(1e-16, 1e1)
    ax.set_title(
        rf"$r_{{\rm comp}}$={r['r_comp']:.2e} (coherent, PASS; "
        rf"{r['pass_edge_x_bound']:.1f}x inside edge)" + "\n"
        "INFO via coherent-phase caveat (F_amp-slot statement)", fontsize=9)
    ax.legend(fontsize=6.5, loc="center right")
    ax.grid(alpha=0.25, which="both")

    fig.suptitle(
        f"{GATE_ID}: B1 stage-split B1a*W*B1b + F_amp-slot cross-check  "
        f"[{SCHEME} / {CONVENTION}]", fontsize=10)
    fig.tight_layout(rect=[0, 0, 1, 0.96])
    fig.savefig(OUT_PNG, dpi=130)
    plt.close(fig)
    print(f"Saved plot: {OUT_PNG}")


# --------------------------------------------------------------------------
# Section 9 -- main
# --------------------------------------------------------------------------
def main() -> int:
    t0 = time.time()                                            # (local)
    pins = verify_inputs()                                       # (local)
    pins.update({f"pin::{k}": v for k, v in MACHINERY_PINS.items()})

    audit_sha, content_sha = compute_dual_sha(
        Path(__file__).resolve(), SHARED_DIR / "canonical_constants.py", pins)
    print(f"\naudit_sha256={audit_sha}")
    print(f"content_sha256={content_sha}")

    t = load_window_tuple()                                      # (local)
    print(f"\n--- W5-1 window tuple (HARD dependency) ---")
    print(f"  k_pivot       = {t['k_pivot']:.12f} M_KK")
    print(f"  Omega_z_on    = {t['Om_on']:+.12f} M_KK (Z-PUMP)")
    print(f"  Omega_z_off   = {t['Om_off']:+.12f} M_KK (Z-PUMP)")
    print(f"  V_box (branch-c) = {t['V_box_c']:.12f} M_KK^2")
    print(f"  Delta_eta     = {t['L']:.10e} M_KK^-1 (fold-conformal clock)")
    print(f"  eta_window    = [{t['eta_on']:.8e}, {t['eta_off']:.8e}]")
    print(f"  beta2_W canon = {t['beta2_W_canon']:.10e} (Z-PUMP+branch-c)")
    print(f"  beta2_W sqrtA = {t['beta2_W_sqrtA']:.10e} (recipe benchmark)")
    print(f"  cc import match: canon rel={abs(t['beta2_W_cc']/t['beta2_W_canon']-1):.2e}, "
          f"sqrtA rel={abs(t['beta2_W_sqrtA_cc']/t['beta2_W_sqrtA']-1):.2e}")
    print(f"  B2_ladder_anchor = {t['B2_anchor']:.1f} (S79 P2-A |beta_2|^2)")

    r = compute(t)                                              # (local)

    print(f"\n--- Substitution Chain (FROZEN PASS-band; runtime) ---")
    print(f"  eps_W = |beta_W| = sqrt({t['beta2_W_canon']:.4e}) = {r['eps_W']:.6e}")
    print(f"  mu_pivot^2 = k^2 - V_box(c) = {r['mu2_c']:.4f} (>0: "
          f"{r['mu2_c']>0}, {t['k2_over_zppz']:.1f} k^2/zppz at fold)")
    print(f"  first-order bound 4*eps_W = {r['first_order_bound']:.4e}")
    print(f"  PASS edge {PASS_EDGE:.1e} = {r['pass_edge_x_bound']:.2f}x bound")
    print(f"  FAIL edge {FAIL_EDGE:.1e} = {r['fail_edge_x_bound']:.2f}x bound")

    print(f"\n--- W stage re-evaluation (independent target) ---")
    print(f"  |beta_W|^2 (re-eval) = {r['beta2_W_reeval']:.10e}")
    print(f"  rel vs W5-1 canonical = {r['rel_W_vs_canon']:.3e} (independent-target match)")
    print(f"  unitarity |alpha_W|^2-|beta_W|^2-1 = {r['unit_W']:.2e}")

    print(f"\n--- SU(1,1) composition B1a*W*B1b (S79 form-1, L->R order) ---")
    for tr in r["tail_results"]:
        print(f"  tail={tr['m']:7.1f}*Deta: |beta_a|^2={tr['beta2_a']:.2e} "
              f"|beta_b|^2={tr['beta2_b']:.2e}  beta2_comp={tr['beta2_comp']:.10e}  "
              f"r_comp={tr['r_comp']:.3e}  unit_comp={tr['unit_comp']:.2e}")
    print(f"  PRIMARY (tail={TAIL_FACTORS[TAIL_PRIMARY_IDX]:.0f}*Deta): "
          f"r_comp = {r['r_comp']:.4e}")
    print(f"  r_comp tail-spread = {r['r_comp_tail_spread']:.3e} "
          f"(invariance = convention-coherence witness)")
    print(f"  unitarity_max (all factors+composed, all tails) = {r['unit_max']:.2e}")
    print(f"  free-segment ODE |beta|^2 = {r['beta2_free_ode']:.2e} "
          f"(pure-phase confirmation, BD basis)")

    print(f"\n--- x6.96 incoherence DIAGNOSTIC (reported, NEVER gated) ---")
    print(f"  Z-PUMP/sqrt(a)-pump beta2 ratio = {r['x696_ratio']:.4f} "
          f"(the x6.96 silent-inheritance class)")
    print(f"  r_comp INCOHERENT (pump-mix at splits) = {r['r_comp_incoherent']:.3e} "
          f"({'>' if r['r_comp_incoherent']>FAIL_EDGE else '<'} {FAIL_EDGE:.0e} FAIL edge)")
    print(f"  incoherence inflation = {r['incoherence_inflation']:.2e}x "
          f"(gate's FAIL discriminating power)")

    print(f"\n--- F_amp-slot statement (method step 4; coherent-phase caveat) ---")
    print(f"  {r['F_amp_slot_statement']}")

    comp, sign_v, mag_v, regime_v, detail = evaluate_gate(r)    # (local)

    print("\n" + "=" * 72)
    print("GATE EVALUATION (pre-registered composite operator)")
    print("=" * 72)
    print(f"  magnitude: {detail['mag_band']} => {mag_v}")
    print(f"  sign:      {detail['sign_band']} => {sign_v}")
    print(f"  regime:    {detail['regime']} => {regime_v}")
    print(f"  unitarity: max={detail['unit_max']:.2e} <= {TOL_UNITARITY:.0e} "
          f"[{detail['unit_ok']}]")
    print(f"  coherent-phase caveat (PRE-REGISTERED, binding): "
          f"{detail['coherent_phase_caveat']}")
    print(f"  3-tuple: sign={sign_v} magnitude={mag_v} regime={regime_v}")
    print(f"  composite (collapse rule + caveat): {comp}")
    print(f"  reason: {detail['composite_reason']}")

    # ---- npz (full float64) ----
    a_a, b_a = r["B1a_entries"]; a_b, b_b = r["B1b_entries"]
    a_W, b_W = r["W_entries"]
    np.savez(
        OUT_NPZ,
        # ==== verdict observable ====
        r_comp=r["r_comp"],
        r_comp_per_tail=np.array([tr["r_comp"] for tr in r["tail_results"]]),
        tail_factors=np.array(TAIL_FACTORS),
        tail_primary_idx=TAIL_PRIMARY_IDX,
        r_comp_tail_spread=r["r_comp_tail_spread"],
        r_comp_max=r["r_comp_max"], r_comp_min=r["r_comp_min"],
        PASS_EDGE=PASS_EDGE, FAIL_EDGE=FAIL_EDGE,
        first_order_bound=r["first_order_bound"],
        eps_W=r["eps_W"],
        pass_edge_x_bound=r["pass_edge_x_bound"],
        fail_edge_x_bound=r["fail_edge_x_bound"],
        # ==== B1a / W / B1b SU(1,1) entries (primary tail=10*Deta) ====
        B1a_alpha_re=a_a.real, B1a_alpha_im=a_a.imag,
        B1a_beta_re=b_a.real, B1a_beta_im=b_a.imag,
        W_alpha_re=a_W.real, W_alpha_im=a_W.imag,
        W_beta_re=b_W.real, W_beta_im=b_W.imag,
        B1b_alpha_re=a_b.real, B1b_alpha_im=a_b.imag,
        B1b_beta_re=b_b.real, B1b_beta_im=b_b.imag,
        beta2_B1a=r["beta2_a"], beta2_W_stage=r["beta2_W_reeval"],
        beta2_B1b=r["beta2_b"],
        # ==== composed vs unsplit ====
        beta2_composed=r["beta2_comp"],
        beta2_B1_unsplit=r["beta2_B1_unsplit"],
        beta2_W_canon=t["beta2_W_canon"],
        rel_W_vs_canon=r["rel_W_vs_canon"],
        # ==== unitarity residuals ====
        unitarity_W=r["unit_W"], unitarity_B1a=r["unit_a"],
        unitarity_B1b=r["unit_b"], unitarity_composed=r["unit_comp"],
        unitarity_max=r["unit_max"],
        beta2_free_ode=r["beta2_free_ode"], unitarity_free_ode=r["unit_free_ode"],
        # ==== substitution-chain pins ====
        mu_pivot_sq_branch_c=r["mu2_c"],
        k_pivot=t["k_pivot"], k2_over_zppz_fold=t["k2_over_zppz"],
        Delta_eta=t["L"], eta_window=np.array([t["eta_on"], t["eta_off"]]),
        Omega_z_on=t["Om_on"], Omega_z_off=t["Om_off"],
        V_box_branch_c=t["V_box_c"],
        # ==== F_amp-slot statement ====
        coherent_phase_caveat=r["coherent_phase_caveat"],
        F_amp_slot_statement=r["F_amp_slot_statement"],
        F_amp_sc=F_AMP_SC, F_amp_slot=F_AMP_SLOT,
        B2_ladder_anchor=t["B2_anchor"],
        B1_S79_OOM_anchor=B1_S79_OOM_ANCHOR, S_IC_S79_anchor=S_IC_S79_ANCHOR,
        S_W_max=r["S_W_max"], S_W_min=r["S_W_min"],
        slot_pert_max=r["slot_pert_max"],
        window_over_B2=r["window_over_B2"], window_over_slot=r["window_over_slot"],
        oom_window_vs_B2=r["oom_window_vs_B2"],
        DeltaN_window=DELTA_N_WINDOW, N_B2_span=N_B2_SPAN,
        efold_shorter_x=r["efold_shorter_x"],
        # ==== x6.96 incoherence diagnostic ====
        r_comp_incoherent=r["r_comp_incoherent"],
        x696_ratio=r["x696_ratio"],
        incoherence_inflation=r["incoherence_inflation"],
        # ==== diagnostic k-grid spectrum ====
        k_grid=r["k_grid"], r_comp_spectrum=r["r_comp_spectrum"],
        beta2_W_spectrum=r["beta2_W_spectrum"],
        # ==== verdict block ====
        verdict=comp, sign_verdict=sign_v, magnitude_verdict=mag_v,
        regime_verdict=regime_v,
        audit_sha256=audit_sha, content_sha256=content_sha,
        w5_1_predecessor_sha=W5_1_EXPECTED_SHA,
    )
    print(f"\nSaved data: {OUT_NPZ}")

    make_plot(t, r)

    # ---- value 4-tuple + payload ----
    val = (f"r_comp={r['r_comp']:.4g};"
           f"beta2_composed={r['beta2_comp']:.6g};"
           f"beta2_B1_unsplit={r['beta2_B1_unsplit']:.6g};"
           f"eps_W={r['eps_W']:.4g};first_order_bound={r['first_order_bound']:.4g};"
           f"pass_edge={PASS_EDGE:.0e};fail_edge={FAIL_EDGE:.0e};"
           f"unit_max={r['unit_max']:.1e};r_comp_tail_spread={r['r_comp_tail_spread']:.1e};"
           f"r_comp_incoherent={r['r_comp_incoherent']:.3g};"
           f"x696_ratio={r['x696_ratio']:.4f};"
           f"coherent_phase_caveat={r['coherent_phase_caveat']};"
           f"S_W=[{r['S_W_min']:.6f},{r['S_W_max']:.6f}];"
           f"window_vs_B2_OOM={r['oom_window_vs_B2']:.2f};"
           f"efold_shorter={r['efold_shorter_x']:.0f}x")  # (local)
    print(f"\n(value={val!r}, scheme={SCHEME}, convention={CONVENTION}, "
          f"L_max={L_MAX})")

    note = (
        f"B1 stage-split B1a*W*B1b in SU(1,1) (S79 form-1, L->R order); "
        f"r_comp={r['r_comp']:.3e} (magnitude PASS, {r['pass_edge_x_bound']:.1f}x "
        f"inside PASS edge {PASS_EDGE:.0e}; 1st-order bound 4*eps_W="
        f"{r['first_order_bound']:.3e}); composed |beta|^2={r['beta2_comp']:.4e} "
        f"reproduces unsplit B1 |beta|^2={r['beta2_B1_unsplit']:.4e} (re-evaluated "
        f"in-script; S79 4.3e4 OOM-only); free flanking segments = pure phase "
        f"(|beta|^2~{r['beta2_a']:.1e}); unitarity {r['unit_max']:.1e} per factor "
        f"& composed; coherent-phase caveat FIRES on F_amp-slot statement "
        f"(S79 anchors magnitudes-only) => composite INFO")  # (local)
    rows = [
        f"# composition: B1a*W*B1b (S79 form-1 B=[[a,conj(b)],[b,conj(a)]], "
        f"product order=temporal L->R; Sage-verified reproduces S79 eq(3)-(4) "
        f"alpha_3=alpha_2 alpha_1+beta_2 beta_1*, beta_3=alpha_2 beta_1+beta_2 "
        f"alpha_1*) # {GATE_ID} SU(1,1)-convention row",
        f"# magnitude PASS: r_comp={r['r_comp']:.3e}<=1.0e-2 ({r['pass_edge_x_bound']:.2f}x "
        f"inside edge); composite INFO via PRE-REGISTERED coherent-phase caveat "
        f"(F_amp-slot statement needs relative phase W<->B2 the S79 magnitude-only "
        f"anchors lack; S79 product rule F_amp x S_IC valid only coherent-phase) "
        f"# {GATE_ID}",
        f"# F_amp-slot: window |beta_W|^2={t['beta2_W_canon']:.4e} is "
        f"{r['oom_window_vs_B2']:.2f} OOM below B2 anchor (1700), {1.0/r['window_over_slot']:.0f}x "
        f"below F_amp_slot (0.3885); DeltaN={DELTA_N_WINDOW:.2e} is {r['efold_shorter_x']:.0f}x "
        f"shorter than B2 (N~3) => STAGE not slot-renorm; S_W=[{r['S_W_min']:.6f},"
        f"{r['S_W_max']:.6f}] (<={100*r['slot_pert_max']:.4f}%, phase-dependent); "
        f"F_amp slot UNCHANGED to magnitude-level (CC2=+1 POWER-RATIO, F_amp^sc=47.92 "
        f"3PI, slot 0.3885 k_a2) # {GATE_ID}",
        f"# x6.96 hazard DIAGNOSTIC (reported, NEVER gated): coherent r_comp="
        f"{r['r_comp']:.2e} PASS vs incoherent (Z-PUMP/sqrt(a)-pump weight-mix at "
        f"splits) r_comp={r['r_comp_incoherent']:.2e}>5e-2 FAIL edge ({r['incoherence_inflation']:.1e}x "
        f"inflation); Z-PUMP/sqrt(a) beta2 ratio={r['x696_ratio']:.4f}=the x6.96 "
        f"silent-inheritance class the S-1 adjudication closed # {GATE_ID}",
        f"# r_comp tail-invariance: spread={r['r_comp_tail_spread']:.2e} across "
        f"tail in [1,10,100,1000]*Delta_eta (FD floor; free segments are pure "
        f"phases => convention-coherence witness) # {GATE_ID}",
        f"# write_order: Step1=emit_verdict (this line); no canonical_constants "
        f"promotion (r_comp is a composition-consistency observable, not a new "
        f"framework prediction); Step3=N/A # {GATE_ID}",
        f"# regulator_pin=N/A -- no Seeley-DeWitt a_n citation; no SCHEMATIC "
        f"helper consumed (W5-1 npz + s64/s100b npz + canonical_constants only) "
        f"# {GATE_ID}",
    ]                                                          # (local)
    print_verdict_payload(comp, val, audit_sha, content_sha,
                          sign_verdict=sign_v, magnitude_verdict=mag_v,
                          regime_verdict=regime_v, companion_note=note,
                          extra_rows=rows)

    print(f"\n=== {GATE_ID}: {comp} (wall {time.time()-t0:.1f}s) ===")
    return 0


if __name__ == "__main__":
    sys.exit(main())
